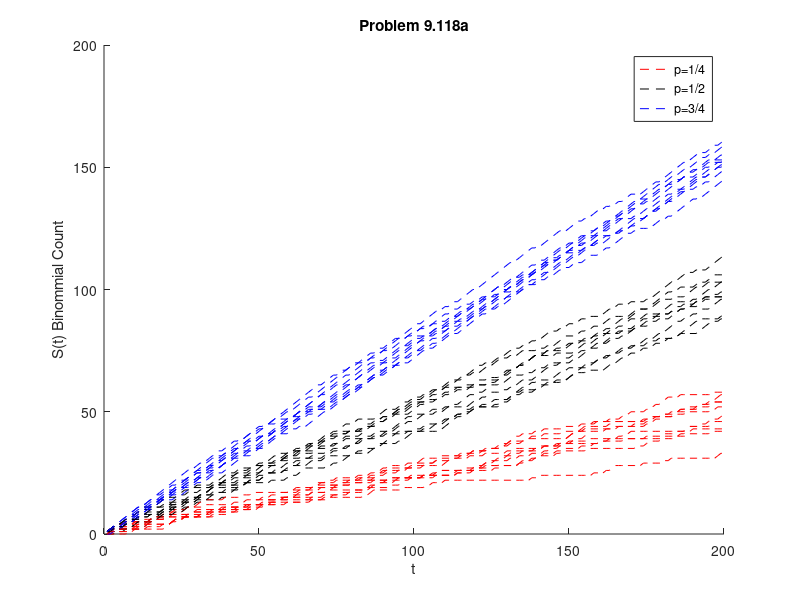

Write the MATLAB code that produced this figure.
#Binomial count
#200 trials
#10 realizations
#3 probability
execution = zeros(200, 10, 3);
probability = [1/4, 1/2, 3/4];

#realizations for
for realization_index = 1:10
  #probabilities for
  for probability_index = 1:3
    execution(1, realization_index, probability_index) = binornd(1, probability(probability_index));
    #trials for
    for trial_index = 2:200
      execution(trial_index, realization_index, probability_index) = execution(trial_index-1, realization_index, probability_index) + binornd(1, probability(probability_index));
    end
  end
  #figure(realization_index);
  #plot the graph
  hold on;
  plot(1:200,execution(:,realization_index,1),'--r',1:200,execution(:,realization_index,2),'--k',
  1:200, execution(:,realization_index,3), '--b');
  legend('p=1/4', 'p=1/2', 'p=3/4');
  xlabel('t')
  ylabel('S(t) Binommial Count')
  title('Problem 9.118a');
  pause(1);
end